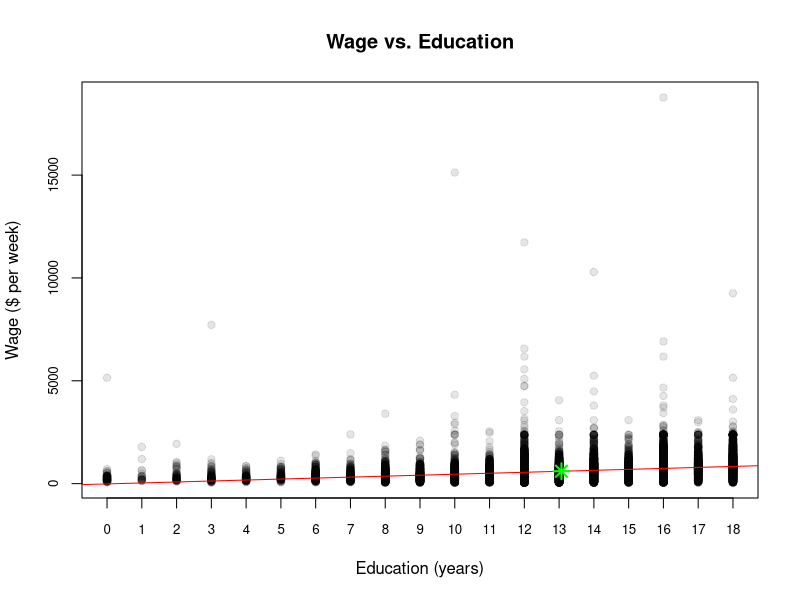
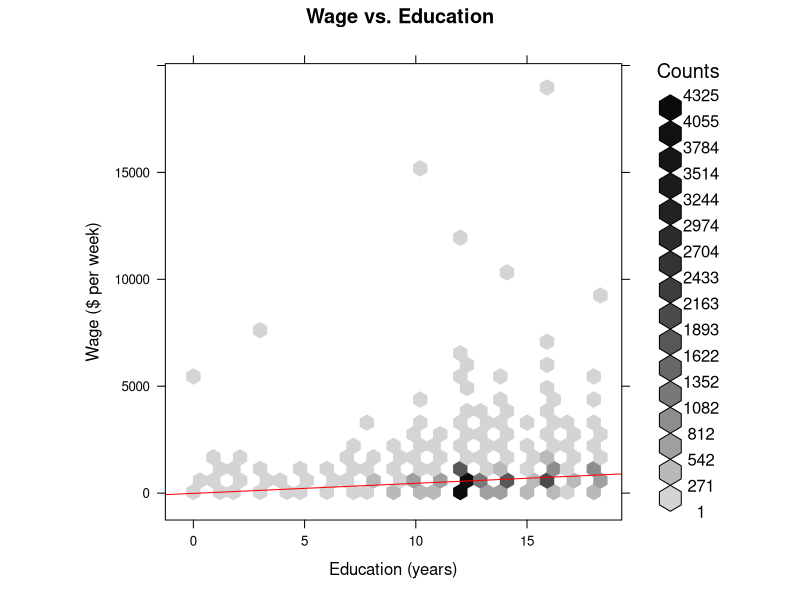
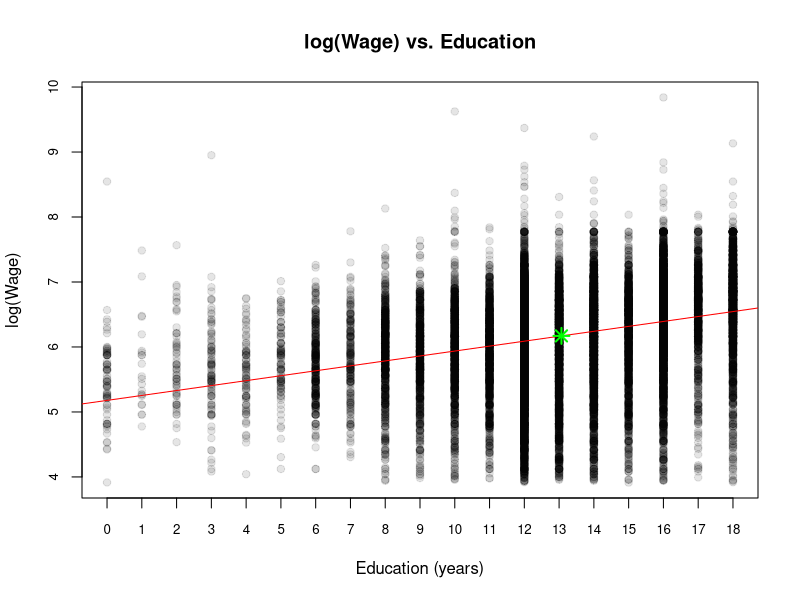
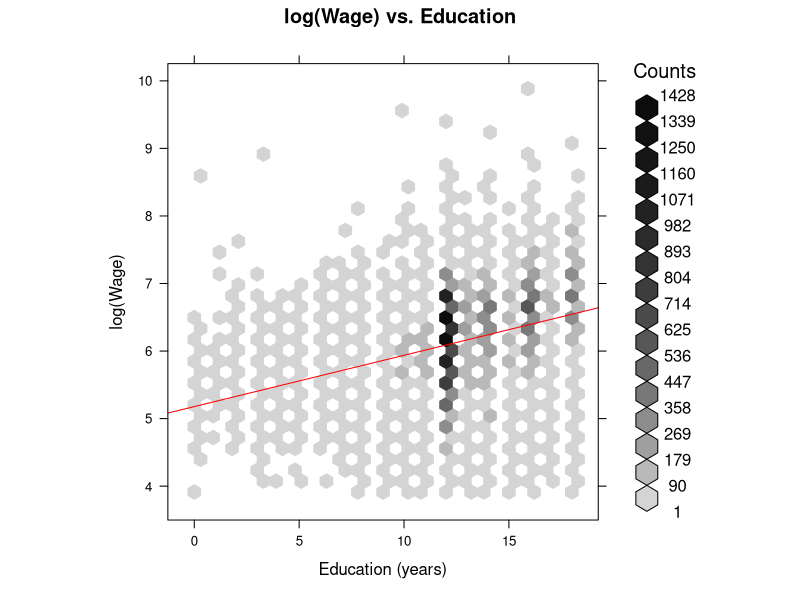
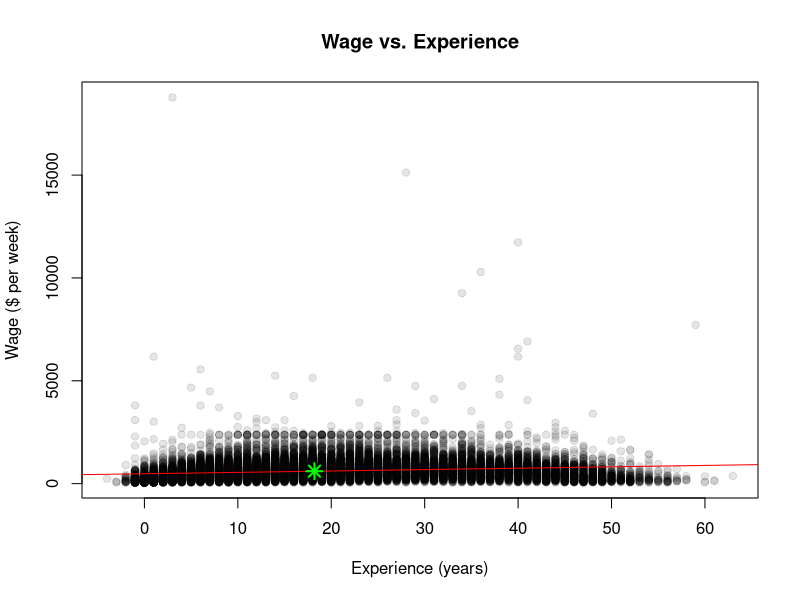
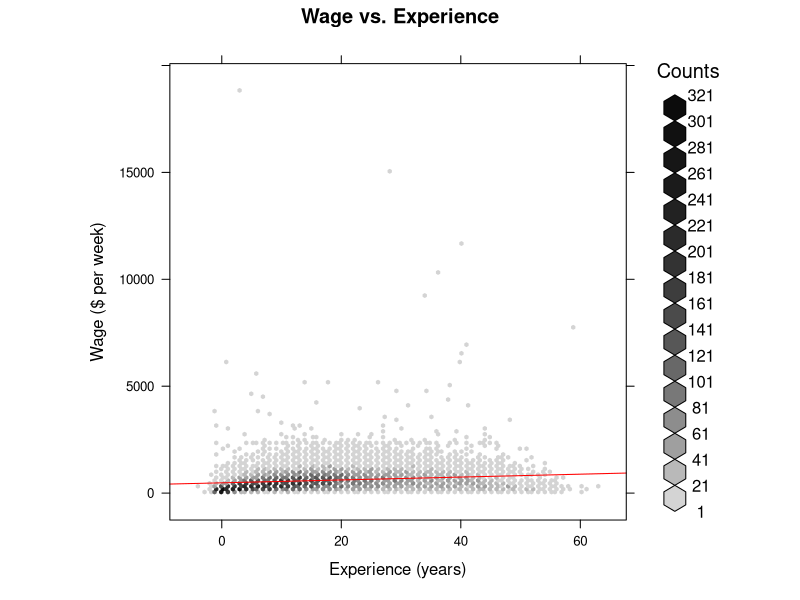
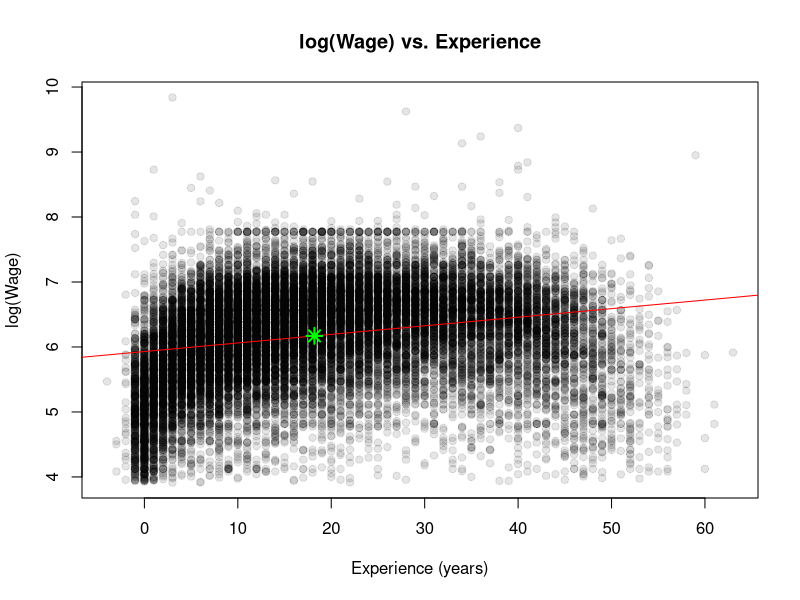
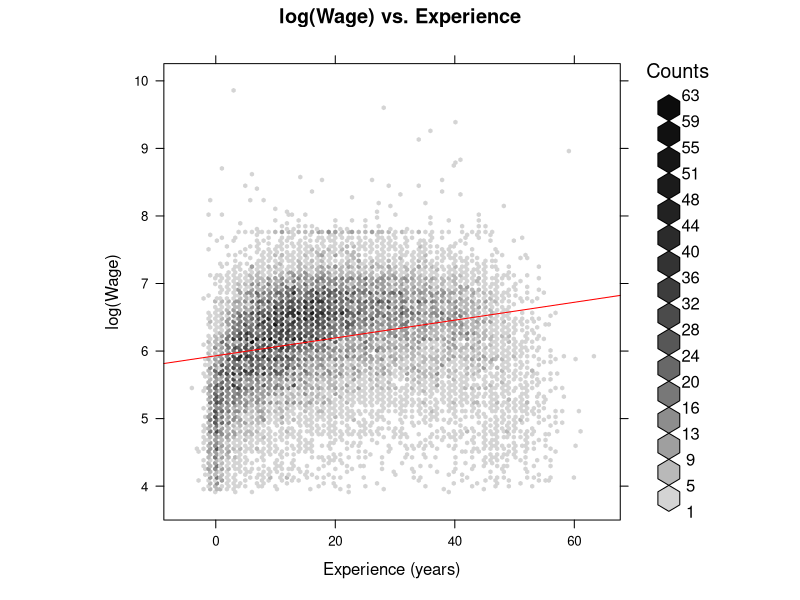

The R source for these figures, in order:
# Author: Patrick Sheehan
# Purpose: Extend the replication of Table 1.A and 2.A 
#          from Bierens and Ginther (2001)      
# Input: None
# Output(s): Scatterplots (one PDF file with all)

# First, run my simulation replicating Table 1.A and 2.a
require(AER) # Require data package
if(! require(hexbin)){ # Require hexbin package
  install.packages("hexbin")
  library("hexbin")
}
# Set up data
data("CPS1988")
wages <- CPS1988$wage 
log.wages <- log(wages)
education <- CPS1988$education
experience <- CPS1988$experience
# Part 2: Scatterplots (wages, log(wages) vs. education, experience)
pdf("scatterplots.pdf") # Begin PDF graphics driver
# Education vs. Wages
plot(education, wages,
     main="Wage vs. Education",
     xlab="Education (years)",
     ylab="Wage ($ per week)",
     col=rgb(0, 0, 0, 0.1),
     pch=19,
     xaxp=c(min(education), max(education), 18),
     cex.axis=0.8)
abline(lm(wages ~ education), col="red")
points(x=mean(education), y=mean(wages), pch=8, col="green", lwd=2, cex=1.5)
# Alternative: hexbin
ed.hex <- hexbinplot(wages ~ education,
                     aspect= 1,
                     main= "Wage vs. Education",
                     xlab= "Education (years)",
                     ylab= "Wage ($ per week)",
                     type= c("r"),
                     col.line= "red")
plot(ed.hex)
# Education vs. log(Wage)
plot(education, log.wages,
     main="log(Wage) vs. Education",
     xlab="Education (years)",
     ylab="log(Wage)",
     col=rgb(0, 0, 0, 0.1),
     pch=19,
     xaxp=c(min(education), max(education), 18),
     cex.axis=0.8)
abline(lm(log.wages~education), col="red")
points(x=mean(education), y=mean(log.wages), pch=8, col="green", lwd=2, cex=1.5)
# Alternative: hexbin
ed.hex.log <- hexbinplot(log.wages ~ education,
                         main= "log(Wage) vs. Education",
                         xlab= "Education (years)",
                         ylab= "log(Wage)",
                         type=c("r"),
                         col.line= "red",)
plot(ed.hex.log)
# Experience vs. wages
plot(experience, wages,
     main="Wage vs. Experience",
     xlab="Experience (years)",
     ylab="Wage ($ per week)",
     col=rgb(0, 0, 0, 0.1),
     pch=19)
abline(lm(wages~experience), col="red")
points(x=mean(experience), y=mean(wages), pch=8, col="green", lwd=2, cex=1.5)
# Alternative: hexbin
exp.hex <- hexbinplot(wages ~ experience,
                      xbins= 120,
                      aspect= 1,
                      main= "Wage vs. Experience",
                      xlab= "Experience (years)",
                      ylab= "Wage ($ per week)",
                      type=c("r"),
                      col.line= "red",)
plot(exp.hex)
# Experience vs. log.wages
plot(experience, log.wages,
     main="log(Wage) vs. Experience",
     xlab="Experience (years)",
     ylab="log(Wage)",
     col=rgb(0, 0, 0, 0.1),
     pch=19)
abline(lm(log.wages~experience), col="red")
points(x=mean(experience), y=mean(log.wages), pch=8, col="green", lwd=2, cex=1.5)
# Alternative: hexbin
exp.hex.log <- hexbinplot(log.wages ~ experience,
                          aspect= 1,
                          xbins= 120,
                          main= "log(Wage) vs. Experience",
                          xlab= "Experience (years)",
                          ylab= "log(Wage)",
                          type=c("r"),
                          col.line= "red",)
plot(exp.hex.log)
dev.off() # Done with pdf file
